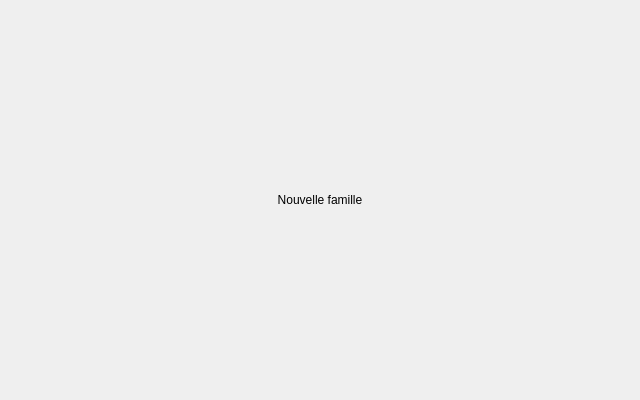
<?xml version="1.0" encoding="UTF-8"?>
<ui version="4.0">
 <class>Form</class>
 <widget class="QWidget" name="Form">
  <property name="styleSheet">
   <string notr="true">/* ==== AUTO-SYNCED QSS START (managed by theme/sync_qss.py) ==== */
/* ===================================================================== *
 * AZENZ - Global base style sheet                                       *
 * Single source of truth for all windows.                               *
 * Class-based for QFrame/QLabel; element-level for shared controls.     *
 * ===================================================================== */

#Background {
    background-color: #F8F9FB;
}

/* ===================================================================== *
 * Labels - class based (no global QLabel rule)                          *
 * ===================================================================== */
QLabel[class="label"] {
    color: #333333;
    border: none;
    background-color: transparent;
    font-family: "Inter", "Tajawal";
    font-size: 13px;
    font-weight: 500;
}

QLabel[class="field-label"] {
    color: #434655;
    background: transparent;
    border: none;
    font-family: "Inter", "Tajawal";
    font-size: 11px;
    font-weight: 600;
    text-transform: uppercase;
}

QLabel[class="title"] {
    color: #191c1e;
    background: transparent;
    border: none;
    font-family: "Inter", "Tajawal";
    font-size: 28px;
    font-weight: 700;
}

QLabel[class="subtitle"] {
    color: #6b7280;
    background: transparent;
    border: none;
    font-family: "Inter", "Tajawal";
    font-size: 14px;
    font-weight: 400;
}

QLabel[class="label-muted"] {
    color: rgb(154, 153, 150);
    background: transparent;
    border: none;
    font-family: "Inter", "Tajawal";
    font-size: 12px;
    font-weight: 400;
}

QLabel[class="section-title"] {
    color: #191c1e;
    background: transparent;
    border: none;
    font-family: "Inter", "Tajawal";
    font-size: 18px;
    font-weight: 600;
}

QLabel[class="separator"] {
    background-color: rgba(195, 197, 216, 0.5);
    border: none;
    height: 1px;
}

QLabel[class="separator-dashed"] {
    background-color: transparent;
    border-top: 1px dashed #d9dde7;
    min-height: 1px;
    max-height: 1px;
}

/* QLineEdit has Icon */
QLineEdit[class="icon-lineedit"] {
    background-color: #ffffff;
    border: 2px solid #e0e0e0;
    border-radius: 6px;
    padding: 6px;
    color: #333333;
    
    selection-background-color: #0051df; 
    selection-color: #ffffff;
}

QLineEdit[class="icon-lineedit"]:hover {
    border: 2px solid #b3b3b3;
}

QLineEdit[class="icon-lineedit"]:focus {
    border: 2px solid #0051df;
    background-color: #fbfcff;
}

QLineEdit[class="icon-lineedit"]:disabled {
    background-color: #f5f5f5;
    color: #a0a0a0;
    border: 2px solid #e8e8e8;
}

QLineEdit[class="icon-lineedit"][readOnly="true"] {
    background-color: #fafafa;
    color: #666666;
    border: 2px dashed #cccccc;
}

/* QLineEdit */
QLineEdit {
    background-color: #ffffff;
    border: 2px solid #e0e0e0;
    border-radius: 6px;
    padding: 6px 12px;
    font-size: 13px;
    font-weight: 500;
    font-family: "Inter";
    color: #333333;
    
    selection-background-color: #0051df; 
    selection-color: #ffffff;
}

QLineEdit:hover {
    border: 2px solid #b3b3b3;
}

QLineEdit:focus {
    border: 2px solid #0051df;
    background-color: #fbfcff;
}

QLineEdit:disabled {
    background-color: #f5f5f5;
    color: #a0a0a0;
    border: 2px solid #e8e8e8;
}

QLineEdit[readOnly="true"] {
    background-color: #fafafa;
    color: #666666;
    border: 2px dashed #cccccc;
}


/* ===================================================================== *
 * QPushButton (login)                                                   *
 * ===================================================================== */
/* Primary QPushButton Style */
QPushButton[class="primary"] {
    background-color: #0051df;
    color: #ffffff;
    border: none;
    border-radius: 8px;
    padding: 10px 16px;
    font-size: 12px;
    font-weight: 500;
    font-family: "Inter", "Tajawal";
}

QPushButton[class="primary"]:hover {
    background-color: rgba(0, 81, 223, 230); 
}

QPushButton[class="primary"]:pressed {
    background-color: rgba(0, 81, 223, 204);
}

QPushButton[class="primary"]:focus {
    border: 2px solid #00174d;
}


/* Outlined QPushButton Style */
QPushButton[class="outlined"] {
    background-color: #ffffff;
    color: #434655;
    border: 1px solid #c3c5d8;
    border-radius: 8px;
    padding: 10px 16px;
    font-size: 12px;
    font-weight: 500;
    font-family: "Inter", "Tajawal";
}    

QPushButton[class="outlined"]:hover {
    background-color: #f3f4f6;
}    

QPushButton[class="outlined"]:pressed {
    background-color: #edeef0;
}    

QPushButton[class="outlined"]:focus {
    border: 2px solid rgba(0, 81, 223, 51);
}    


/* CardToolButton */
QToolButton[class="card-button"] {
    color: #000;
    padding: 15px;
    padding-top: 20px;
    background-color: #f8f9fa;
    border: 1px solid #eaebf0;
    border-radius: 12px;
}

QToolButton[class="card-button"]:hover {
    background-color: #f3f4f6;
    border: 1px solid hsl(218, 100%, 55%);
}

QToolButton[class="card-button"]:pressed {
    background-color: #e5e7eb;
}

/* SidebarToolButton */
QToolButton[class="sidebar-button"] {
    background-color: transparent;
    color: #4b5563;
    border: none;
    border-left: 4px solid transparent; 
    padding: 12px 16px;
    spacing: 18px;
    
    text-align: left;
    font-size: 15px;
    font-weight: 500;
    font-family: "Inter";
}    

QToolButton[class="sidebar-button"]:checked {
    background-color: #d0e1fb;
    color: #0051df;
    border-left: 4px solid #0051df; 
    border-top-right-radius: 8px;
    border-bottom-right-radius: 8px;
    border-top-left-radius: 0px;
    border-bottom-left-radius: 0px;
}    

QToolButton[class="sidebar-button"]:unchecked:hover {
    background-color: #f3f4f6;
    border-top-right-radius: 8px;
    border-bottom-right-radius: 8px;
}    


QToolButton[class="icon-button"] {
    background-color: transparent;
    border: none;
    border-radius: 21px;
    padding: 8px;
}    

QToolButton[class="icon-button"]:hover {
    background-color: #f3f4f6;
}    

QToolButton[class="icon-button"]:pressed {
    background-color: #e5e7eb;
}    


/* LoginErrorLabel */
QLabel#LoginErrorLabel {
    background-color: #f8d7da;
    border: 1px solid #c9302c;
    border-radius: 10px;
    padding: 10px;
    padding-left: 15px;
	color: #721c24;	
	image: url(:/icons/icons/warning.svg);
	image-position: left;
}    


/* ComboBox Box */
QComboBox {
    background-color: #ffffff;
    border: 2px solid #e0e0e0;
    border-radius: 6px;
    padding: 6px 12px;
    font-family: "Inter";
    font-size: 13px;
    font-weight: 500;
    color: #333333;
    min-width: 60px;
}

QComboBox:hover {
    border: 2px solid #b3b3b3;
}

QComboBox:focus {
    border: 2px solid #0051df;
    background-color: #fbfcff;
}

QComboBox::drop-down {
    border: 6px;
}

QComboBox QAbstractItemView {
    background-color: #ffffff;
    border: 1px solid #eaebf0;
    border-radius: 0px;
    box-shadow: none;
    padding: 4px;
    font-family: "Inter";
    font-size: 13px;
    font-weight: 500;
    color: #333333;
    
    selection-background-color: #0051df;
    selection-color: #ffffff;
}

QComboBox QAbstractItemView::item {
    padding: 8px 12px;
    border-radius: 4px;
    color: #4b5563;
    min-height: 24px;
}

QComboBox QAbstractItemView::item:hover {
    background-color: #f3f4f6;
    color: #0051df;
}

/* 4. The Arrow Icon itself */
QComboBox::down-arrow {
    image: url(:/icons/icons/down_arrow.svg);
}


/* LoginFrame */
QFrame#LoginFrame {
    background-color: #ffffff;
    border: 1px solid #babcca; 
    border-radius: 12px; 
}    

QMainWindow#LoginWindow {
    background-color: rgb(255, 255, 255);
    border-image: url(:/images/images/Corporate background.png) 0 0 0 0 stretch stretch;
    background-repeat: no-repeat;
}


/* ===================================================================== *
 * Frames - class based (no global QFrame rule)                          *
 * ===================================================================== */
QFrame[class="card"] {
    background-color: #ffffff;
    border: 2px solid #e2e3e8; /* Soft gray border */
    border-radius: 12px;
}

QFrame[class="header"] {
    background-color: #f8fafc;       /* Very light slate/blue-gray tint */
    border-top-left-radius: 8px;     /* Round only the top corners */
    border-top-right-radius: 8px;
    border-bottom-left-radius: 0px;
    border-bottom-right-radius: 0px;
    border-bottom: 1px solid #e2e8f0; /* Subtle bottom separator line */
}

QFrame[class="gframe"] {
    background-color: transparent;   /* Blends seamlessly into sidebar background */
    border: none;
    
    padding-left: 0px;              /* Indents child elements like modern web apps */
    margin-top: 2px;
    margin-bottom: 4px;
}

/* Bar Frames */
QFrame#SidebarFrame, QFrame#FootSidebarFrame {
	border-right: 1px solid #d0d0d0;
    background-color: #f7f7f7;
}

QFrame#FootSidebarFrame {
    border-top: 1px solid #d0d0d0;
}

QFrame#TopBarFrame {
    border-bottom: 1px solid #d0d0d0;
}


/* ===================================================================== *
 * Summary / stat cards - unified class based set                        *
 * ===================================================================== */
QFrame[class="summary-card"] {
    background-color: #ffffff;
    border: 1px solid #eaebf0;
    border-radius: 12px;
}

QFrame[class="summary-card-inner"] {
    background-color: #f8fafc;
    border: 1px solid #e1e4ea;
    border-radius: 8px;
}

QLabel[class="summary-title"] {
    color: #434655;
    background: transparent;
    border: none;
    font-family: "Inter", "Tajawal";
    font-size: 12px;
    font-weight: 600;
}

QLabel[class="summary-value"] {
    color: #111827;
    background: transparent;
    border: none;
    font-family: "Inter", "Tajawal";
    font-size: 24px;
    font-weight: 700;
}

QLabel[class="summary-value-primary"] {
    color: #0051df;
    background: transparent;
    border: none;
    font-family: "Inter", "Tajawal";
    font-size: 24px;
    font-weight: 700;
}

QLabel[class="summary-value-danger"] {
    color: #dc2626;
    background: transparent;
    border: none;
    font-family: "Inter", "Tajawal";
    font-size: 24px;
    font-weight: 700;
}

QLabel[class="summary-label"] {
    color: #1f2937;
    background: transparent;
    border: none;
    font-family: "Inter", "Tajawal";
    font-size: 17px;
    font-weight: 500;
}

QLabel[class="summary-total"] {
    color: #020617;
    background: transparent;
    border: none;
    font-family: "Inter", "Tajawal";
    font-size: 22px;
    font-weight: 800;
}

QLabel[class="summary-total-value"] {
    color: #0051df;
    background: transparent;
    border: none;
    font-family: "Inter", "Tajawal";
    font-size: 28px;
    font-weight: 800;
}


/* ===================================================================== *
 * Data tables                                                           *
 * ===================================================================== */
QTableWidget {
    background-color: #ffffff;
    border: 1px solid #eaebf0;
    border-radius: 8px;
    color: #333333;
    font-size: 13px;
    gridline-color: transparent; /* We will use item borders instead of harsh gridlines */
    outline: none;               /* Removes the dotted focus ring around selected cells */
}

QHeaderView::section:horizontal {
    background-color: #f8f9fa;   /* Light gray header background */
    color: #4b5563;              /* Muted text color */
    font-weight: 600;
    border: none;
    border-bottom: 1px solid #eaebf0; /* Separates header from data */
    padding: 8px 12px;
    alignment: left;
}

QHeaderView::section:vertical {
    background-color: #f8f9fa;
    color: #4b5563;
    border: none;
    border-right: 1px solid #eaebf0;
    padding: 4px;
}

QTableWidget::item {
    padding: 4px 12px;
    border-bottom: 1px solid #f3f4f6; /* Creates soft, horizontal row dividers */
}

QTableWidget::item:hover {
    background-color: #f8f9fa;
}

QTableWidget::item:selected {
    background-color: #eff4ff;   /* Very pale blue background */
    color: #0051df;              /* Your primary blue for text */
}

QTableCornerButton::section {
    background-color: #f8f9fa;
    border: none;
    border-bottom: 1px solid #eaebf0;
    border-right: 1px solid #eaebf0;
}


/* ===================================================================== *
 * Tool buttons                                                          *
 * ===================================================================== */
QToolButton[class="primary"] {
    background-color: #2563eb; /* Vibrant primary blue */
    color: #ffffff;            /* Pure white text */
    border: none;
    border-radius: 6px;
    padding: 8px 16px;
    font-size: 13px;
    font-weight: 600;          /* Slightly bolder font to stand out */
}

QToolButton[class="primary"]:hover {
    background-color: #1d4ed8; /* Slightly darker blue on hover for feedback */
}

QToolButton[class="primary"]:pressed {
    background-color: #1e40af; /* Deep blue when actively clicked */
}

QToolButton[class="primary"]:disabled {
    background-color: #93c5fd; /* Faded, washed-out blue */
    color: #f8fafc;            /* Slightly dimmed white text */
}

QToolButton[class="secondary"] {
    background-color: transparent; /* Soft gray background */
    color: #374151;            /* Dark slate gray text */
    border: none;
    border-radius: 6px;
    padding: 6px 14px;
    font-size: 13px;
    font-weight: 500;
}

QToolButton[class="secondary"]:hover {
    background-color: #e5e7eb; /* Slightly darker gray on hover */
    color: #111827;            /* Almost black text on hover */
}

QToolButton[class="secondary"]:pressed {
    background-color: #d1d5db; /* Noticeable press state */
}

QToolButton[class="secondary-danger"] {
    background-color: transparent; /* Ghost button by default */
    color: #4b5563;                /* Muted gray text */
    border: none;
    border-radius: 6px;
    padding: 6px 14px;
    font-size: 13px;
    font-weight: 500;
}

QToolButton[class="secondary-danger"]:hover {
    background-color: #fef2f2;     /* Faint warning red background */
    color: #dc2626;                /* Strong red text */
}

QToolButton[class="secondary-danger"]:pressed {
    background-color: #fee2e2;     /* Slightly deeper red background */
    color: #b91c1c;                /* Darker red text */
}


/* ===================================================================== *
 * Date / time edits                                                     *
 * ===================================================================== */
QDateEdit {
    background-color: #ffffff;
    border: 2px solid #e0e0e0;       /* Matches your QComboBox */
    border-radius: 6px;
    padding: 6px 12px;
    font-size: 14px;
    color: #333333;
    min-width: 110px;
}

QDateEdit:hover {
    border: 2px solid #b3b3b3;       /* Slightly darker on hover */
}

QDateEdit:focus {
    border: 2px solid #2563eb;       /* Primary blue border when typing */
    background-color: #fbfcff;       /* Very faint blue tint */
}

QDateEdit::drop-down {
    subcontrol-origin: padding;
    subcontrol-position: top right;
    width: 32px;
    border-left: none;               /* Seamless look */
    border-top-right-radius: 6px;
    border-bottom-right-radius: 6px;
}

QDateEdit::down-arrow {
    image: url(":/icons/icons/Gcalendar.svg"); /* Pro-tip: Use a calendar icon instead of an arrow */
    width: 16px;
    height: 16px;
}


/* ===================================================================== *
 * Sidebar group toggles + tabs                                          *
 * ===================================================================== */
QToolButton[class="sidebar-gbutton"] {
    background-color: #f3f4f6;       /* Soft light-gray background */
    color: #4b5563;                  /* Muted slate text color */
    border: none;
    border-radius: 6px;
    font-size: 13px;
    font-weight: 600;                /* Semi-bold for category titles */
    padding: 8px 14px;
    text-align: left;                /* Keeps icon and text left-aligned */
}

QToolButton[class="sidebar-gbutton"]:hover {
    background-color: #e5e7eb;       /* Darker gray feedback on hover */
    color: #111827;                  /* High contrast text on hover */
}

QToolButton[class="sidebar-gbutton"][expanded="true"] {
    background-color: #eff4ff;       /* Soft tint of your primary blue */
    color: #0051df;                  /* Text turns primary blue when open */
}

QTabWidget::pane {
    border: none;                     /* Removes the harsh default box */
    border-top: 1px solid #e2e8f0;    /* Creates the continuous horizontal line under the tabs */
    background: transparent;          /* Lets your main background color show through */
}

QTabBar::tab {
    background: transparent;
    color: #64748b;                   /* Muted slate-gray text */
    font-size: 13px;
    font-weight: 500;
    padding: 10px 25px;               /* Breathing room around the text */
    border-bottom: 2px solid transparent; /* Invisible border to reserve space */
    
    /* CRUCIAL TRICK: Pulls the tab down 1px so its bottom border 
       perfectly overlaps the pane's top border line */
    margin-bottom: -1px;              
}

QTabBar::tab:hover:!selected {
    color: #1e293b;                   /* Darkens the text */
    border-bottom: 2px solid #cbd5e1; /* Shows a subtle gray underline preview */
}

QTabBar::tab:selected {
    color: #2563eb;                   /* Your vibrant primary blue */
    border-bottom: 2px solid #2563eb; /* The thick blue active underline */
}

QTabBar:focus {
    outline: none;
}

Line {
	color: #e3e3e3;
}
/* ==== AUTO-SYNCED QSS END ==== */
</string>
  </property>
  <property name="geometry">
   <rect>
    <x>0</x>
    <y>0</y>
    <width>640</width>
    <height>400</height>
   </rect>
  </property>
  <property name="windowTitle">
   <string>Form</string>
  </property>
  <layout class="QVBoxLayout" name="verticalLayout">
   <item>
    <widget class="QLabel" name="TitleLabel">
     <property name="text">
      <string>Nouvelle famille</string>
     </property>
     <property name="alignment">
      <set>Qt::AlignCenter</set>
     </property>
    </widget>
   </item>
  </layout>
 </widget>
</ui>
